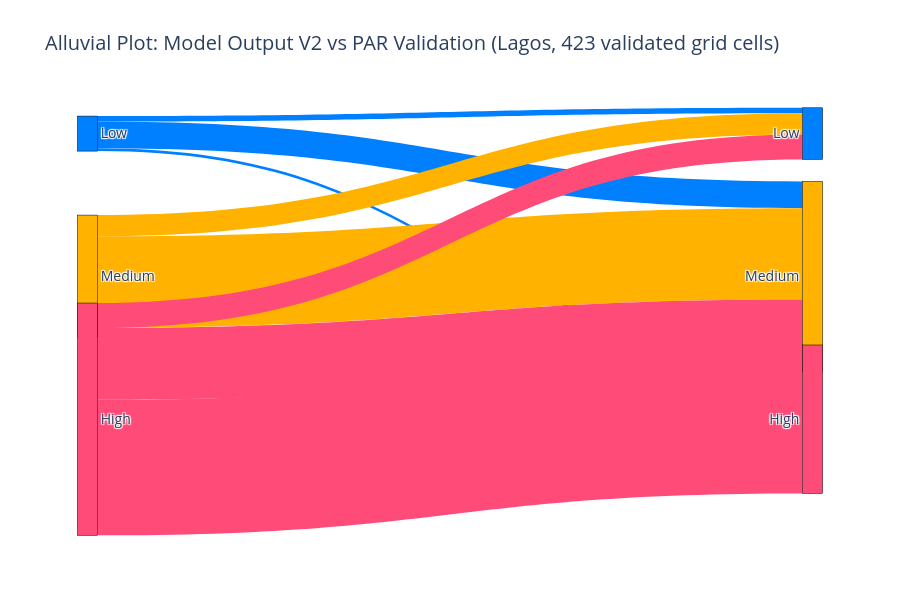

The notebook cell saved with this chart:
### Code cell
import plotly.graph_objects as go

# Force logical order
levels = [0, 1, 2]
level_labels = ["Low", "Medium", "High"]

# Group by V2 model output and validation majority class
data_v2 = (
    alluvial_df.groupby(["model", "val_majority"])
    .size()
    .reset_index(name="Count")
)

# Sankey source/target
source_v2 = data_v2["model"].apply(lambda x: levels.index(x)).tolist()
target_v2 = data_v2["val_majority"].apply(lambda x: levels.index(x) + len(levels)).tolist()
counts_v2 = data_v2["Count"].tolist()

# Explicit node colors in Low, Medium, High order
node_colors_v2 = [
    color_palette["0"], color_palette["1"], color_palette["2"],
    color_palette["0"], color_palette["1"], color_palette["2"]
]

# Match link colors to source nodes
link_colors_v2 = [node_colors_v2[src] for src in source_v2]

# Fixed node positions: left Low/Medium/High, right Low/Medium/High
x_positions = [0.01, 0.01, 0.01, 0.99, 0.99, 0.99]
y_positions = [0.08, 0.42, 0.76, 0.08, 0.42, 0.76]

fig_v2 = go.Figure(go.Sankey(
    arrangement="fixed",
    node=dict(
        pad=15,
        thickness=20,
        line=dict(color="black", width=0.5),
        label=2 * level_labels,
        color=node_colors_v2,
        x=x_positions,
        y=y_positions
    ),
    link=dict(
        source=source_v2,
        target=target_v2,
        value=counts_v2,
        color=link_colors_v2
    )
))


fig_v2.update_layout(
    title_text="Alluvial Plot: Model Output V2 vs PAR Validation (Lagos, 423 validated grid cells)",
    font_size=14,
    height=600
)

fig_v2.show()

### Figure 1 — Plotly figure (JSON) as saved in the notebook; plotly's stock layout.template omitted (floating-point values rounded to 4 significant figures)
{"data": [{"arrangement": "fixed", "link": {"color": ["#0080FF", "#0080FF", "#0080FF", "#FFB300", "#FFB300", "#FFB300", "#FF4B77", "#FF4B77", "#FF4B77"], "source": [0, 0, 0, 1, 1, 1, 2, 2, 2], "target": [3, 4, 5, 3, 4, 5, 3, 4, 5], "value": [6, 29, 3, 23, 99, 11, 27, 78, 147]}, "node": {"color": ["#0080FF", "#FFB300", "#FF4B77", "#0080FF", "#FFB300", "#FF4B77"], "label": ["Low", "Medium", "High", "Low", "Medium", "High"], "line": {"color": "black", "width": 0.5}, "pad": 15, "thickness": 20, "x": [0.01, 0.01, 0.01, 0.99, 0.99, 0.99], "y": [0.08, 0.42, 0.76, 0.08, 0.42, 0.76]}, "type": "sankey"}], "layout": {"font": {"size": 14}, "height": 600, "title": {"text": "Alluvial Plot: Model Output V2 vs PAR Validation (Lagos, 423 validated grid cells)"}}}
